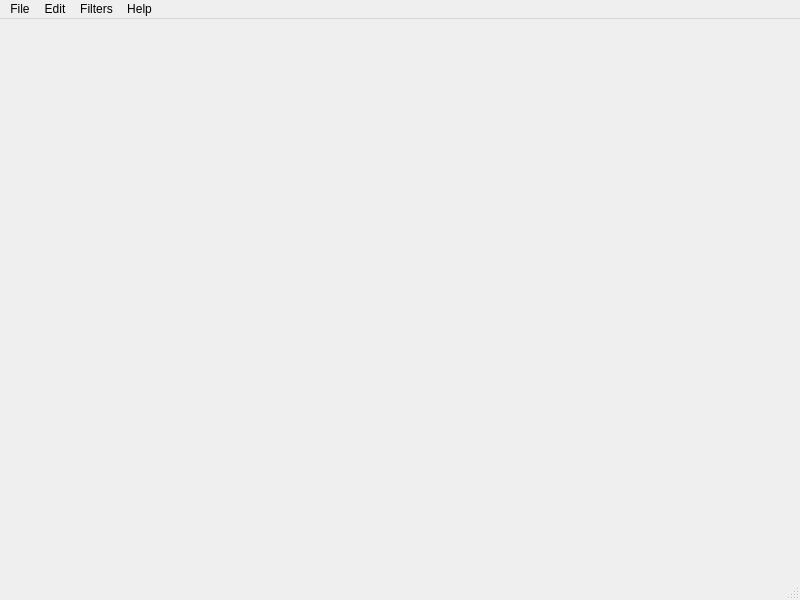
<?xml version="1.0" encoding="UTF-8"?>
<ui version="4.0">
 <class>HW3</class>
 <widget class="QMainWindow" name="HW3">
  <property name="geometry">
   <rect>
    <x>0</x>
    <y>0</y>
    <width>800</width>
    <height>600</height>
   </rect>
  </property>
  <property name="windowTitle">
   <string>HW3</string>
  </property>
  <widget class="QWidget" name="centralwidget">
   <layout class="QVBoxLayout" name="verticalLayout">
    <item>
     <widget class="QLabel" name="image">
      <property name="text">
       <string/>
      </property>
     </widget>
    </item>
   </layout>
  </widget>
  <widget class="QMenuBar" name="menubar">
   <property name="geometry">
    <rect>
     <x>0</x>
     <y>0</y>
     <width>800</width>
     <height>22</height>
    </rect>
   </property>
   <widget class="QMenu" name="menuFile">
    <property name="title">
     <string>File</string>
    </property>
    <addaction name="actionOpen"/>
    <addaction name="actionExit"/>
   </widget>
   <widget class="QMenu" name="menuEdit">
    <property name="title">
     <string>Edit</string>
    </property>
    <addaction name="actionUndo"/>
    <addaction name="actionRedo"/>
   </widget>
   <widget class="QMenu" name="menuFilters">
    <property name="title">
     <string>Filters</string>
    </property>
    <widget class="QMenu" name="menu_Blur">
     <property name="title">
      <string>Blur</string>
     </property>
     <addaction name="actionGaussian_Blur"/>
     <addaction name="actionMedian_Blur"/>
    </widget>
    <widget class="QMenu" name="menuEdge_Detect">
     <property name="title">
      <string>Edge Detect</string>
     </property>
     <addaction name="actionSobel"/>
     <addaction name="actionMarr_Hildreth"/>
    </widget>
    <addaction name="menu_Blur"/>
    <addaction name="menuEdge_Detect"/>
   </widget>
   <widget class="QMenu" name="menuHelp">
    <property name="title">
     <string>Help</string>
    </property>
    <addaction name="action_About"/>
   </widget>
   <addaction name="menuFile"/>
   <addaction name="menuEdit"/>
   <addaction name="menuFilters"/>
   <addaction name="menuHelp"/>
  </widget>
  <widget class="QStatusBar" name="statusbar"/>
  <action name="actionOpen">
   <property name="icon">
    <iconset theme="QIcon::ThemeIcon::DocumentOpen"/>
   </property>
   <property name="text">
    <string>Open</string>
   </property>
   <property name="shortcut">
    <string>Ctrl+O</string>
   </property>
  </action>
  <action name="actionExit">
   <property name="icon">
    <iconset theme="QIcon::ThemeIcon::ApplicationExit"/>
   </property>
   <property name="text">
    <string>Exit</string>
   </property>
   <property name="shortcut">
    <string>Ctrl+Q</string>
   </property>
  </action>
  <action name="actionUndo">
   <property name="icon">
    <iconset theme="QIcon::ThemeIcon::EditUndo"/>
   </property>
   <property name="text">
    <string>Undo</string>
   </property>
   <property name="shortcut">
    <string>Ctrl+Z</string>
   </property>
  </action>
  <action name="actionRedo">
   <property name="icon">
    <iconset theme="QIcon::ThemeIcon::EditRedo"/>
   </property>
   <property name="text">
    <string>Redo</string>
   </property>
   <property name="shortcut">
    <string>Ctrl+Y</string>
   </property>
  </action>
  <action name="action_About">
   <property name="icon">
    <iconset theme="QIcon::ThemeIcon::DialogInformation"/>
   </property>
   <property name="text">
    <string>About</string>
   </property>
  </action>
  <action name="actionGaussian_Blur">
   <property name="text">
    <string>Gaussian Blur</string>
   </property>
  </action>
  <action name="actionMedian_Blur">
   <property name="text">
    <string>Median Blur</string>
   </property>
  </action>
  <action name="actionSobel">
   <property name="text">
    <string>Sobel</string>
   </property>
  </action>
  <action name="actionMarr_Hildreth">
   <property name="text">
    <string>Marr-Hildreth</string>
   </property>
  </action>
 </widget>
 <resources/>
 <connections/>
</ui>
